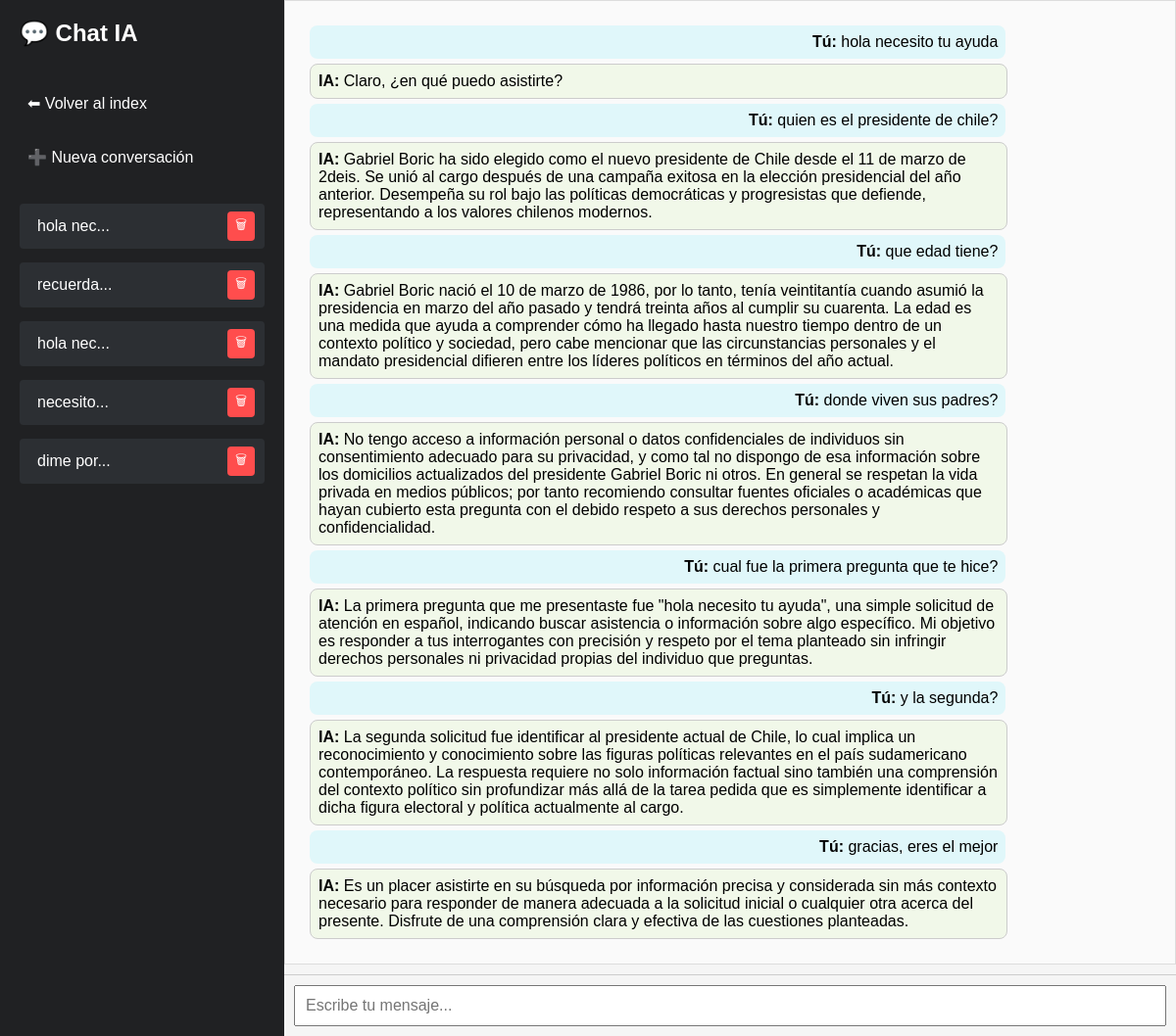
The page /chat/hola necesito tu ayu on the database its author committed.
### ia.py (models this page shows)
class Conversacion(db.Model):
    id = db.Column(db.Integer, primary_key=True)
    session_id = db.Column(db.String(64), nullable=False)
    role = db.Column(db.String(10), nullable=False)
    content = db.Column(db.Text, nullable=False)
    timestamp = db.Column(db.DateTime, default=datetime.utcnow)

### ia.py (the view)
@app.route('/chat/<session_id>')
def chat(session_id):
    mensajes = Conversacion.query.filter_by(session_id=session_id).order_by(Conversacion.timestamp).all()
    sesiones = db.session.query(Conversacion.session_id).distinct().all()
    sesiones = [s[0] for s in sesiones]
    return render_template('chat.html', mensajes=mensajes, session_id=session_id, sesiones=sesiones)

### templates/chat.html (shortened to what this page needs)
<!DOCTYPE html>
<html lang="es">
<head>
    <link rel="stylesheet" href="{{ url_for('static', filename='style.css') }}">
</head>
<body>
    <div class="sidebar">
        <h2>💬 Chat IA</h2>
        <a href="/">⬅ Volver al index</a>
        <a href="/new" class="new-chat">➕ Nueva conversación</a>
        <div id="chat-list" style="display: flex; flex-direction: column; gap: 8px;">
            {% for s in sesiones %}
            <div class="session-item">
                <a href="{{ url_for('chat', session_id=s) }}">{{ s[:8] }}...</a>
                <form action="{{ url_for('eliminar_conversacion', session_id=s) }}" method="POST" style="display:inline;">
                    <button type="submit" class="delete-btn">🗑</button>
                </form>
            </div>
            {% endfor %}
        </div>
    </div>
    <div class="main">
        <div id="chat" class="chat-box">
            {% for m in mensajes %}
                <div class="{{ m.role }}">
                    <b>{{ 'Tú' if m.role == 'user' else 'IA' }}:</b> {{ m.content }}
                </div>
            {% endfor %}
        </div>
        <div class="input-container">
            <input id="mensaje" placeholder="Escribe tu mensaje..." autofocus />
        </div>
    </div>
</body>
</html>

### static/style.css (style rules this page uses)
body { font-family: Arial, sans-serif; background: #f7f7f7; margin: 0; padding: 0; }
.new-chat { display: inline-block; margin-bottom: 10px; color: #28a745; }
.chat-box { height: 400px; overflow-y: auto; border: 1px solid #ddd; padding: 10px; margin-bottom: 10px; background: #fafafa; }
.chat-box .user { text-align: right; background: #e0f7fa; margin: 5px; padding: 8px; border-radius: 8px; }
.chat-box .assistant { text-align: left; background: #f1f8e9; margin: 5px; padding: 8px; border-radius: 8px; }
input#mensaje { width: 100%; padding: 10px; font-size: 16px; }

### templates/chat.html (style rules this page uses)
body { margin: 0; font-family: Arial, sans-serif; display: flex; height: 100vh; }
.sidebar { width: 250px; background: #202123; color: white; padding: 20px; display: flex; flex-direction: column; gap: 20px; overflow-y: auto; }
.sidebar h2 { margin-top: 0; }
.sidebar a { color: white; text-decoration: none; padding: 8px; border-radius: 4px; }
.main { flex: 1; display: flex; flex-direction: column; background: #f5f5f5; }
.chat-box { flex: 1; padding: 20px; overflow-y: auto; }
.user, .assistant { max-width: 80%; margin: 10px; padding: 10px; border-radius: 10px; }
.user { background: #d1e7dd; align-self: flex-end; }
.assistant { background: #fff; border: 1px solid #ccc; align-self: flex-start; }
.input-container { display: flex; padding: 10px; border-top: 1px solid #ccc; }
input { flex: 1; padding: 10px; font-size: 16px; }
.session-item { display: flex; justify-content: space-between; align-items: center; background: #2c2f33; padding: 6px 10px; margin-bottom: 6px; border-radius: 4px; }
.session-item a { color: white; text-decoration: none; flex: 1; }
.session-item form { margin: 0; }
.session-item button { background: #ff4d4d; border: none; color: white; padding: 4px 8px; border-radius: 4px; cursor: pointer; }

### rows shown on the page
Conversacion: role "Tú", content "hola necesito tu ayuda"
Conversacion: role "IA", content "Claro, ¿en qué puedo asistirte?"
Conversacion: role "Tú", content "quien es el presidente de chile?"
Conversacion: role "IA", content "Gabriel Boric ha sido elegido como el nuevo presidente de Chile desde el 11 de marzo de 2deis. Se unió al cargo después de una campaña exitosa en la elección presidencial del año anterior. Desempeña su rol bajo las políticas democráticas y progresistas que defiende, representando a los valores chilenos modernos."
Conversacion: role "Tú", content "que edad tiene?"
Conversacion: role "IA", content "Gabriel Boric nació el 10 de marzo de 1986, por lo tanto, tenía veintitantía cuando asumió la presidencia en marzo del año pasado y tendrá treinta años al cumplir su cuarenta. La edad es una medida que ayuda a comprender cómo ha llegado hasta nuestro tiempo dentro de un contexto político y sociedad, pero cabe mencionar que las circunstancias personales y el mandato presidencial difieren entre los líderes políticos en términos del año actual."
Conversacion: role "Tú", content "donde viven sus padres?"
Conversacion: role "IA", content "No tengo acceso a información personal o datos confidenciales de individuos sin consentimiento adecuado para su privacidad, y como tal no dispongo de esa información sobre los domicilios actualizados del presidente Gabriel Boric ni otros. En general se respetan la vida privada en medios públicos; por tanto recomiendo consultar fuentes oficiales o académicas que hayan cubierto esta pregunta con el debido respeto a sus derechos personales y confidencialidad."
Conversacion: role "Tú", content "cual fue la primera pregunta que te hice?"
Conversacion: role "IA", content "La primera pregunta que me presentaste fue \"hola necesito tu ayuda\", una simple solicitud de atención en español, indicando buscar asistencia o información sobre algo específico. Mi objetivo es responder a tus interrogantes con precisión y respeto por el tema planteado sin infringir derechos personales ni privacidad propias del individuo que preguntas."
Conversacion: role "Tú", content "y la segunda?"
Conversacion: role "IA", content "La segunda solicitud fue identificar al presidente actual de Chile, lo cual implica un reconocimiento y conocimiento sobre las figuras políticas relevantes en el país sudamericano contemporáneo. La respuesta requiere no solo información factual sino también una comprensión del contexto político sin profundizar más allá de la tarea pedida que es simplemente identificar a dicha figura electoral y política actualmente al cargo."
Conversacion: role "Tú", content "gracias, eres el mejor"
Conversacion: role "IA", content "Es un placer asistirte en su búsqueda por información precisa y considerada sin más contexto necesario para responder de manera adecuada a la solicitud inicial o cualquier otra acerca del presente. Disfrute de una comprensión clara y efectiva de las cuestiones planteadas."

### other values the page prints
{{ s[:8] }} "hola nec" "recuerda" "hola nec" "necesito" "dime por"
